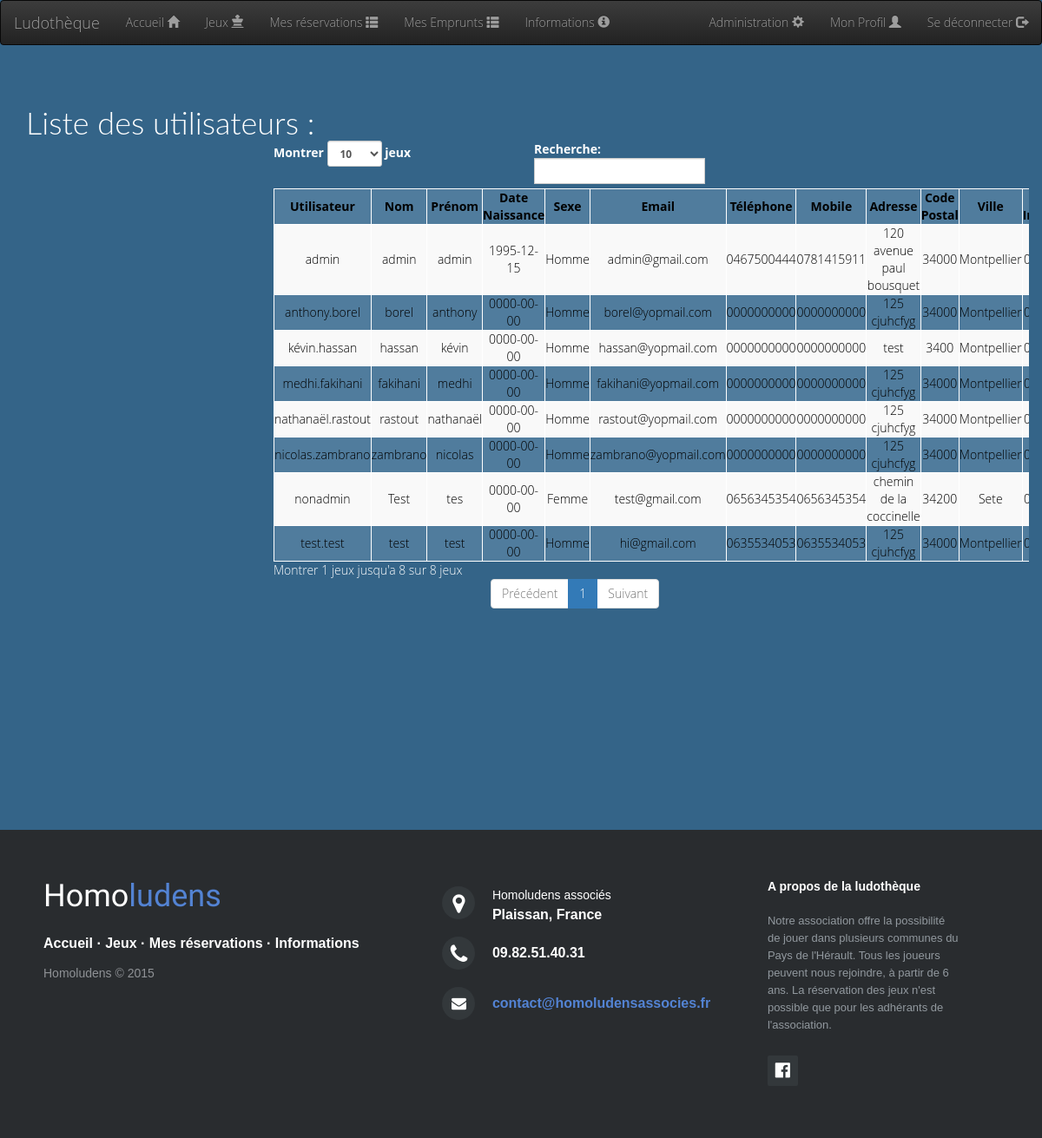
Before: /?action=listerUtilisateurs&controller=utilisateur (signed in) with the older database file.
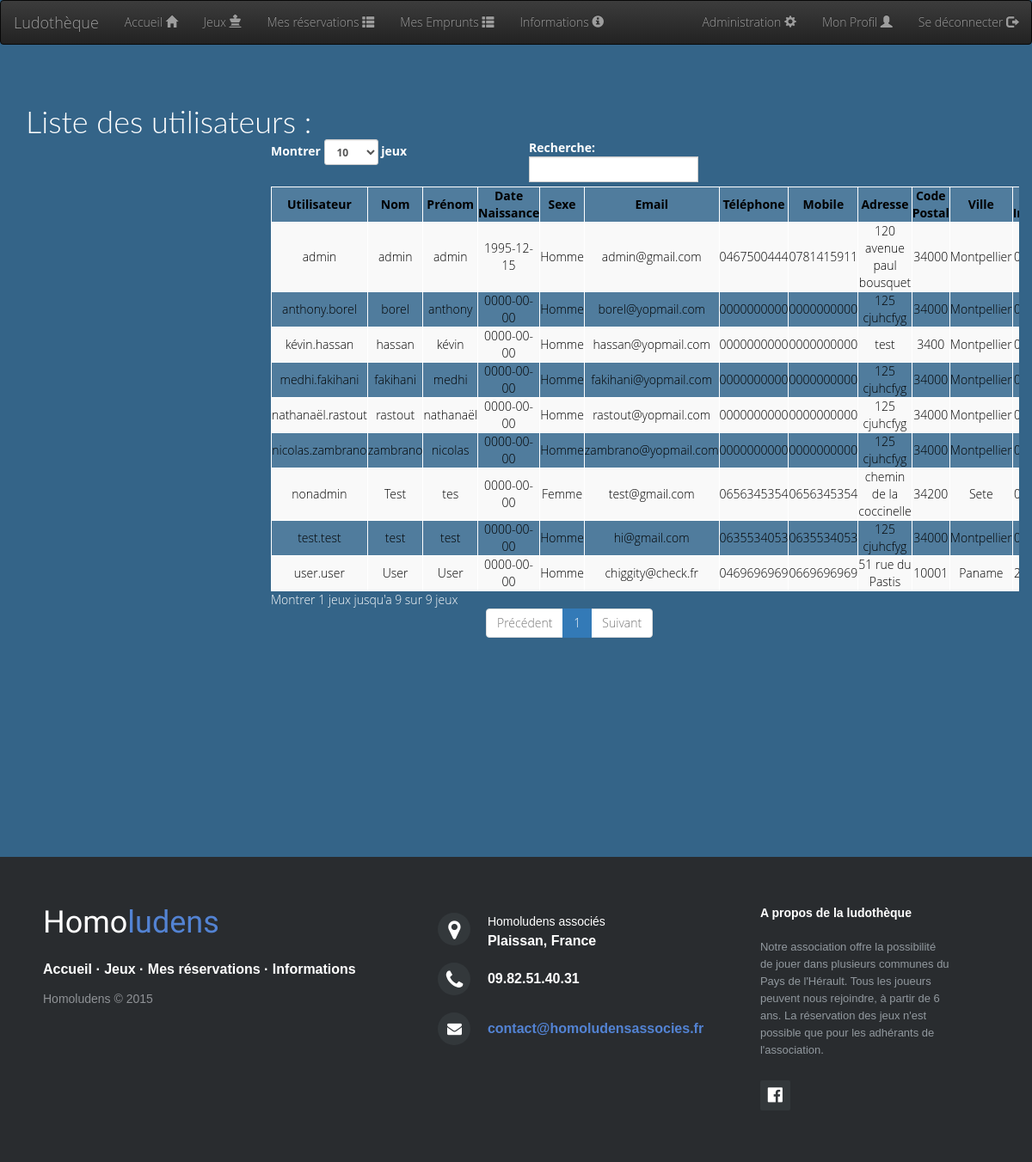
After: the same page with the newer database file.
### tables this page shows
CREATE TABLE IF NOT EXISTS `utilisateur` (
  `userId` int(11) NOT NULL AUTO_INCREMENT,
  `username` varchar(32) NOT NULL,
  `password` varchar(64) NOT NULL,
  `admin` tinyint(1) NOT NULL,
  `sexUser` varchar(8) DEFAULT NULL,
  `nameUser` varchar(32) NOT NULL,
  `nicknameUser` varchar(32) NOT NULL,
  `emailUser` varchar(32) NOT NULL,
  `telUser` varchar(10) NOT NULL,
  `mobileUser` varchar(10) NOT NULL,
  `addressUser` varchar(50) NOT NULL,
  `cpUser` varchar(5) NOT NULL,
  `cityUser` varchar(32) NOT NULL,
  `banUser` tinyint(1) NOT NULL,
  `dateNaissance` date NOT NULL,
  `dateInscription` date NOT NULL,
  `nbrRetard` int(11) NOT NULL,
  PRIMARY KEY (`userId`),
  UNIQUE KEY `userId` (`userId`),
  UNIQUE KEY `username` (`username`)
);

### view/view.php (called while the page is built)
<?php
    require "header.php";
    require VIEW_PATH  . DS . 'view' . ucfirst($view) . '.php';
    require "footer.php";
?>

### controller/ControllerUtilisateur.php (called while the page is built, shortened)
<?php
switch ($action) {
    case "listerUtilisateurs":
        if( Session::is_admin())
        {
            $view = "listerUtilisateur";
            $tab_u = ModelUtilisateur::selectAll();
        }
        else{
            $view = "erreur";
            $message = "Seul l'administrateur peut voir le contenu de cette page";
            $pagetitle = "Erreur";
        }
        break;
}
require VIEW_PATH . "view.php";

### index.php (called while the page is built, shortened)
<?php
include ROOT . DS . 'controller' . DS . 'dispatcher.php';
?>

### model/Model.php (called while the page is built, shortened)
<?php
class Model {
    public static $pdo;
    public static function set_static() {
        try
        {
            self::$pdo = new PDO('mysql:host=localhost;dbname=ludotheque;charset=utf8', 'root', '');
            self::$pdo->setAttribute(PDO::ATTR_ERRMODE, PDO::ERRMODE_EXCEPTION);
        }
        catch (PDOException $ex)
        {
            if (Conf::getDebug())
            {
                echo $ex->getMessage();
                die('Problème lors de la connexion à la base de donnée');
            }
            else
            {
                echo 'Une erreur est survenue. <a href=""> Retour a la page d\'accueil </a>';
                die();
            }
        }
    }
    public static function selectAll() {
        try
        {
            $sql = "SELECT * FROM " . static::$table;
            $req = self::$pdo->query($sql);
            return $req->fetchAll(PDO::FETCH_OBJ);
        }
        catch (PDOException $e)
        {
            echo $e->getMessage();
            die("Erreur lors de la recherche de tous les objets de la BDD " . static::$table);
        }
    }
}
?>

### view/viewListerUtilisateur.php (the view, shortened to what this page needs)
<?php
function tabUser($tab_u)
{
    $max=sizeof($tab_u);
    $i=0;
    while($i<$max){
    $u=$tab_u[$i];
        $userId = $u->userId;
        $username = $u->username;
        $name = $u->nameUser;
        $nickname = $u->nicknameUser;
        $sex = $u->sexUser;
        $email = $u->emailUser;
        $tel = $u->telUser;
        $mobile = $u->mobileUser;
        $address= $u->addressUser;
        $cp = $u->cpUser;
        $city = $u->cityUser;
        $admin = $u->admin;
        $dateIns = $u->dateInscription;
        $dateNais = $u->dateNaissance;
        $nbrRetard = $u->nbrRetard;
        if($admin == 1)
        {
            $admin = 'Oui';
        }
        else{
            $admin = 'Non';
        }
        $ban = $u->banUser;
        if($ban==0){
            $ban='Non';
        }  else {
            $ban='Oui';
        }
        echo <<< EOT
        <tr><td><a href="?action=modifierUtilisateur&controller=utilisateur&userId=$userId">$username</a></td><td>$name</td><td>$nickname</td><td>$dateNais</td><td>$sex</td><td><a href="mailto:$email">$email</a></td><td>$tel</td><td>$mobile</td><td>$address</td><td>$cp</td><td>$city</td><td>$dateIns</td><td>$admin</td><td>$nbrRetard<td>$ban</td></tr>
</div>
EOT;
    $i++;
    }
}
?>
<?php
echo '<div class="container">';
if(isset($_SESSION['login']) && $_SESSION['admin']==1){
    echo <<<EOT
    <h1>Liste des utilisateurs :</h1>
    <div class="containt-Utilisateur">
        <table class="table-striped tableUtilisateur" id="tableUser"><thead>
          <tr>
            <th>Utilisateur</th>
            <th>Nom</th>
            <th>Prénom</th>
            <th>Date Naissance</th>
            <th>Sexe</th>
            <th>Email</th>
            <th>Téléphone</th>
            <th>Mobile</th>
            <th>Adresse</th>
            <th>Code Postal</th>
            <th>Ville</th>
            <th>Date Inscription</th>
            <th>Admin</th>
            <th>Nombre Retard</th>
            <th>Banni</th>
          </tr>
        </thead>
EOT;
tabUser($tab_u);
}

Changed rows visible on the page:
added utilisateur: username "user.user", nameUser "User", nicknameUser "User", dateNaissance "0000-00-00", sexUser "Homme", emailUser "chiggity@check.fr", telUser "0469696969", mobileUser "0669696969", addressUser "51 rue du Pastis", cpUser "10001", cityUser "Paname"
Other visible differences:
text written by a page script: "Montrer jeux Recherche: Montrer 1 jeux jusqu'a 8 sur 8 jeux Précédent 1 Suivant" → "Montrer jeux Recherche: Montrer 1 jeux jusqu'a 9 sur 9 jeux Précédent 1 Suivant"
